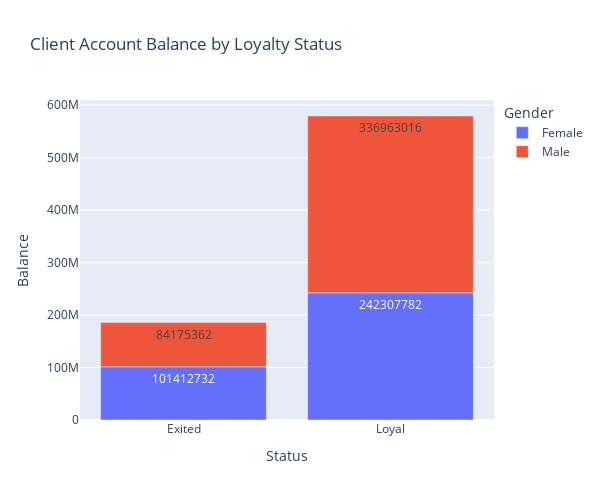

Write notebook code for a chart like this one.
### Markdown cell above
Exercise 9.3: \
Посмотрите на распределение баланса клиента в разрезе признака оттока. \
Как различаются суммы на накопительном счёте ушедших и лояльных клиентов? \
Подумайте и напишите, с чем это может быть связано, что может не устраивать ушедших клиентов в банке.

### Code cell
#split the data by gender
bar_data = churn_data.groupby(
    by=['Gender', 'Status'],
    as_index=False
)[['Balance']].sum().round()

#build a bar chart
fig = px.bar(
    data_frame=bar_data,
    x='Status',
    y='Balance',
    color='Gender', #stack by gender
    text = 'Balance', 
    orientation='v',
    height=500,
    width=600,
    title='Client Account Balance by Loyalty Status'
)

fig.show()

### Figure 1 — Plotly figure (JSON) as saved in the notebook; plotly's stock layout.template omitted (floating-point values rounded to 4 significant figures)
{"data": [{"alignmentgroup": "True", "hovertemplate": "Gender=Female<br>Status=%{x}<br>Balance=%{text}<extra></extra>", "legendgroup": "Female", "marker": {"color": "#636efa", "pattern": {"shape": ""}}, "name": "Female", "offsetgroup": "Female", "orientation": "v", "showlegend": true, "text": [101412732, 242307782], "textposition": "auto", "type": "bar", "x": ["Exited", "Loyal"], "xaxis": "x", "y": [101412732, 242307782], "yaxis": "y"}, {"alignmentgroup": "True", "hovertemplate": "Gender=Male<br>Status=%{x}<br>Balance=%{text}<extra></extra>", "legendgroup": "Male", "marker": {"color": "#EF553B", "pattern": {"shape": ""}}, "name": "Male", "offsetgroup": "Male", "orientation": "v", "showlegend": true, "text": [84175362, 336963016], "textposition": "auto", "type": "bar", "x": ["Exited", "Loyal"], "xaxis": "x", "y": [84175362, 336963016], "yaxis": "y"}], "layout": {"barmode": "relative", "height": 500, "legend": {"title": {"text": "Gender"}, "tracegroupgap": 0}, "title": {"text": "Client Account Balance by Loyalty Status"}, "width": 600, "xaxis": {"anchor": "y", "domain": [0, 1], "title": {"text": "Status"}}, "yaxis": {"anchor": "x", "domain": [0, 1], "title": {"text": "Balance"}}}}
